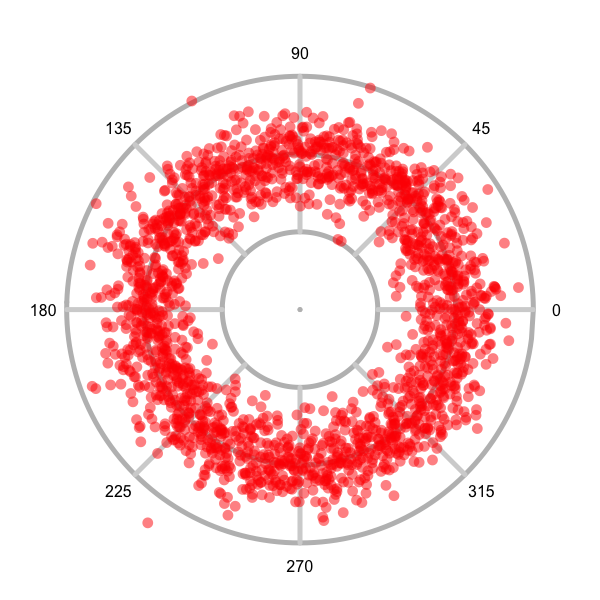

The R source for this figure:
library(plotrix)

source('radial.grid.r')
source('radial.plot.r')
assignInNamespace('radial.grid', radial.grid, 'plotrix')
assignInNamespace('polar.plot', polar.plot, 'plotrix')

# grid.lwd -> ändert die dicke der Grid-Lines
# grid.smoothness -> ändert die 'rundheit' der radialen Grid-Lines
# radial.offset -> ändert das innere offset der Grid-Lines

plt.lns <- rnorm(2000)*15+50
angles <- seq(0, 1*360, length=2000)%%360

l <- seq(0, 315, length=8)

polar.plot(plt.lns, polar.pos=angles, rad.col="lightgrey",
           label.pos=l, labels=l, radial.lim=c(-50,100),
           radial.labels="", boxed.radial=F,
           rp.type = "s",point.symbols=16,point.col=rgb(1,0,0,.5),
           show.centroid=F, lwd=3, cex=1.5, radlab=F, grid.lwd=5, grid.smoothness=0.01, radial.offset=50)
